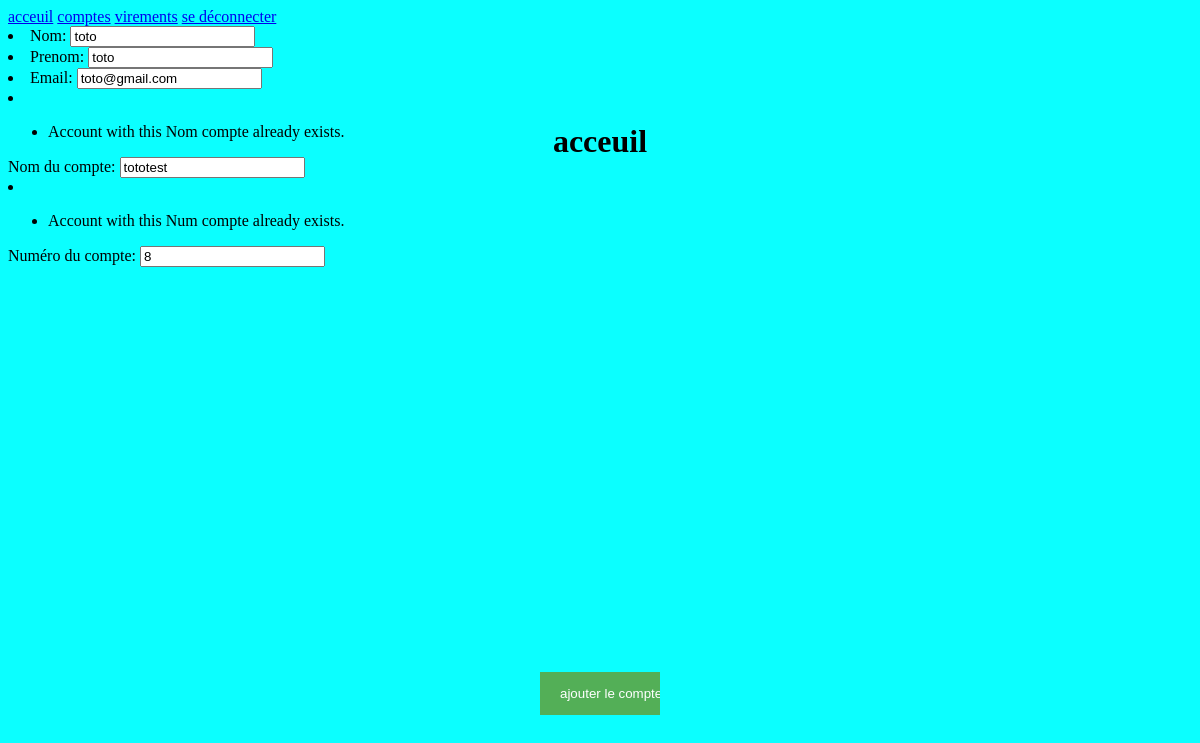
Page /update/1/ on the earlier database version.
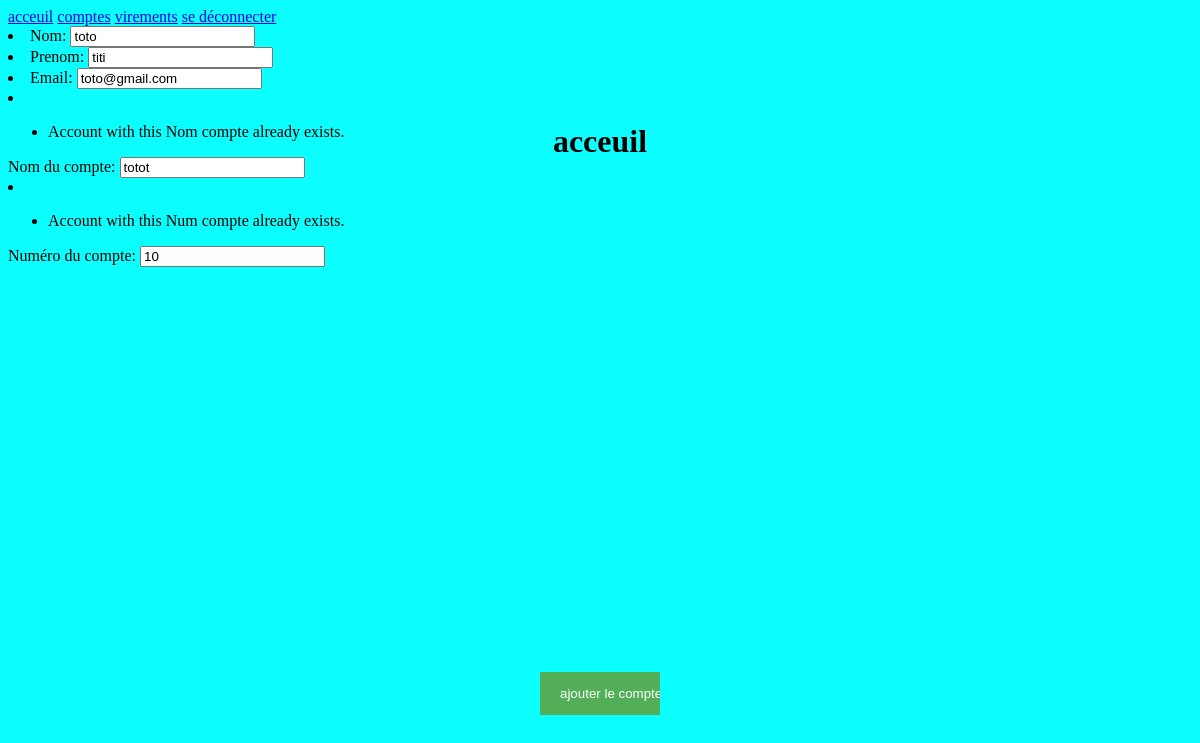
Same page on the later database version.
### mybank/models.py (models this page shows, shortened)
class account(models.Model):
    nom = models.CharField(max_length=100)
    prenom = models.CharField(max_length=100)
    email = models.EmailField(max_length=30)
    nom_compte = models.CharField(max_length=20, unique=True, default='')
    num_compte = models.IntegerField(unique=True)
    def repertoire(self):
        return {"nom":self.nom, "prenom":self.prenom, "email":self.email, 'nom_compte':self.nom_compte, 'num_compte':self.num_compte}

### mybank/views.py (the view)
# urls.py: path('update/<int:id>/',views.update),
def update(request, id):
    account = models.account.objects.get(pk=id)
    form = accountForm(account.repertoire())
    return render(request, "addaccount.html",{"form":form, "id":id})

### mybank/forms.py
class accountForm(ModelForm):
    class Meta:
        model = models.account
        fields = ('nom', 'prenom', 'email', 'nom_compte', 'num_compte')
        labels = {
            'nom' : _('Nom'),
            'prenom' : _('Prenom') ,
            'email' : _('Email'),
            'nom_compte' : _('Nom du compte'),
            'num_compte' : _('Numéro du compte'),
        }

### mybank/templates/addaccount.html (shortened to what this page needs)
{% extends "compte.html" %}
{% block content %}
    {% if id != None %}
    <form method="post" action="/updatetraitement/{{id}}/">
    {% else %}
        <form method="post" action="/traitement/">
    {% endif %}
    {{ form.as_ul }}
    <input class="envoi" type="submit" value="ajouter le compte">
</form>
{% endblock %}

Differences in the rows shown:
changed account "toto": prenom "toto" → "titi"; nom_compte "tototest" → "totot"; num_compte "8" → "10"
